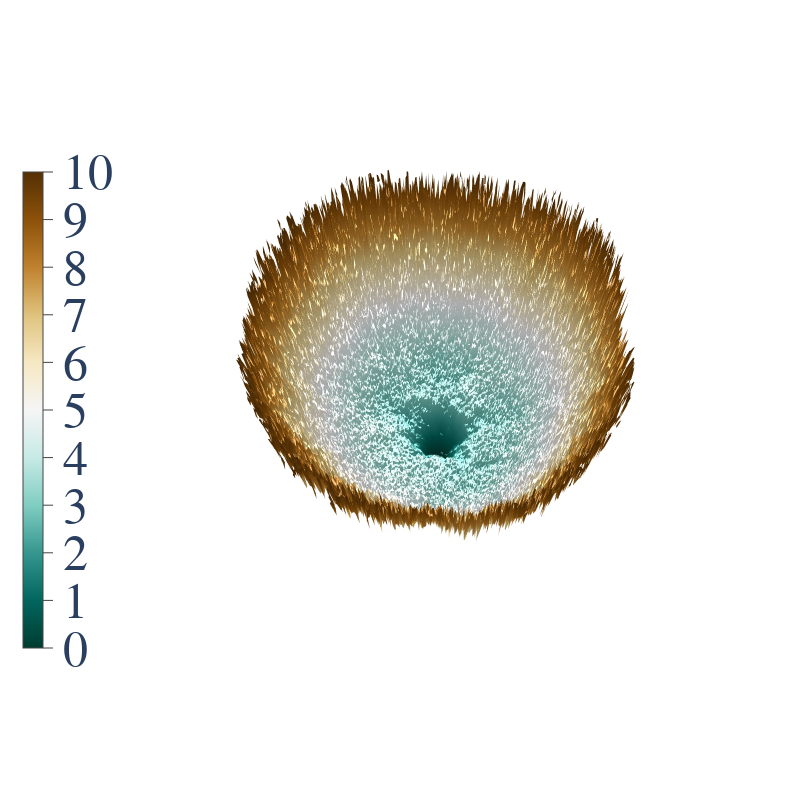

This figure's notebook cell:
### Code cell
import plotly.graph_objects as go
import numpy as np

epoch=20
landscape = np.load(f"data/real_loss_landscape/vgg_sgd_cifar10.npy")
x = np.arange(0,257)
y = np.arange(0,257)
X, Y = np.meshgrid(x, y)
Z = landscape 
Z -= Z.min()
Z = np.where(Z > 10, np.nan, Z) # Clip large values
Zmin = np.nanmin(Z); Zmax = np.nanmax(Z)

lighting_effects = dict(ambient=0.7, diffuse=1, roughness = 1, specular=1, fresnel=0)
fig = go.Figure(data=[go.Surface(z=Z, x=x, y=y, colorscale='BrBG_r', cmin=Zmin, cmax=Zmax, lighting=lighting_effects)])
fig.update_layout(scene = dict(xaxis = dict(showline=False, linewidth=2, linecolor='black', backgroundcolor='white', showticklabels=False, title=''), 
                               yaxis = dict(showline=False, linewidth=2, linecolor='black', backgroundcolor='white', showticklabels=False, title=''), 
                               zaxis = dict(showline=False, linewidth=2, linecolor='black', backgroundcolor='white', showticklabels=False, title='', range=[-1.5, Zmax]),),
                  autosize=False,
                  width=800,
                  height=800,
)
fig.update_layout(
    font=dict(
        family="Arial",
        size=50,  # Set the font size here
    )
)
fig.update_traces(colorbar = dict(orientation='v', y = 0.5, x = -0.25, outlinewidth=1, thickness=20, len=0.8, ticks="outside", ticklen=10))
camera = dict(up=dict(x=0, y=0, z=1),center=dict(x=0, y=0, z=0),eye=dict(x=1, y=0, z=2))
fig.update_layout(scene_camera=camera)
# fig.write_image("figures/vgg_sgd_cifar10.pdf", scale=1)
fig.show()

### Figure 1 — Plotly figure (JSON) as saved in the notebook; plotly's stock layout.template omitted (floating-point values rounded to 4 significant figures; data arrays with more than 128 entries replaced by an {"elided": "..."} marker saying what was removed)
{"data": [{"cmax": 10.0, "cmin": 0, "colorbar": {"len": 0.8, "orientation": "v", "outlinewidth": 1, "thickness": 20, "ticklen": 10, "ticks": "outside", "x": -0.25, "y": 0.5}, "colorscale": [[0, "rgb(0,60,48)"], [0.1, "rgb(1,102,94)"], [0.2, "rgb(53,151,143)"], [0.3, "rgb(128,205,193)"], [0.4, "rgb(199,234,229)"], [0.5, "rgb(245,245,245)"], [0.6, "rgb(246,232,195)"], [0.7, "rgb(223,194,125)"], [0.8, "rgb(191,129,45)"], [0.9, "rgb(140,81,10)"], [1, "rgb(84,48,5)"]], "lighting": {"ambient": 0.7, "diffuse": 1, "fresnel": 0, "roughness": 1, "specular": 1}, "type": "surface", "x": {"elided": "257 int values"}, "y": {"elided": "257 int values"}, "z": {"elided": "257x257 float values"}}], "layout": {"autosize": false, "font": {"family": "Arial", "size": 50}, "height": 800, "scene": {"camera": {"center": {"x": 0, "y": 0, "z": 0}, "eye": {"x": 1, "y": 0, "z": 2}, "up": {"x": 0, "y": 0, "z": 1}}, "xaxis": {"backgroundcolor": "white", "linecolor": "black", "linewidth": 2, "showline": false, "showticklabels": false, "title": {"text": ""}}, "yaxis": {"backgroundcolor": "white", "linecolor": "black", "linewidth": 2, "showline": false, "showticklabels": false, "title": {"text": ""}}, "zaxis": {"backgroundcolor": "white", "linecolor": "black", "linewidth": 2, "range": [-1.5, 10.0], "showline": false, "showticklabels": false, "title": {"text": ""}}}, "width": 800}}
